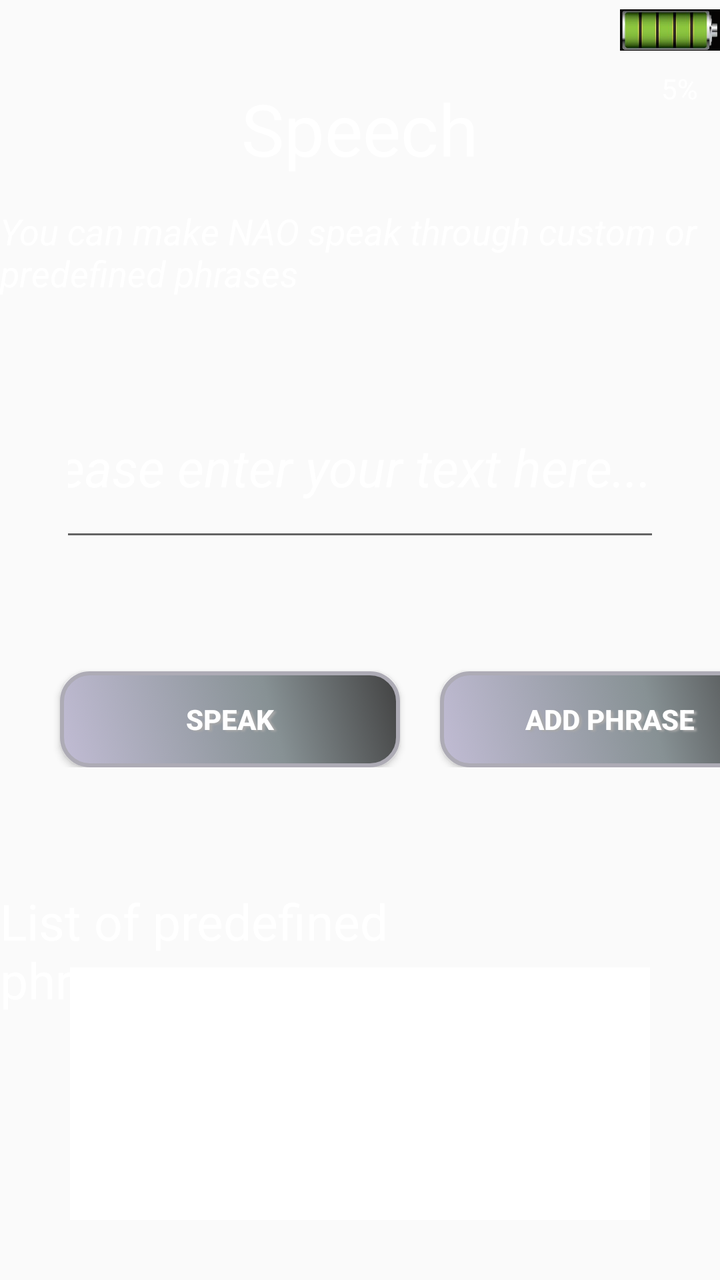
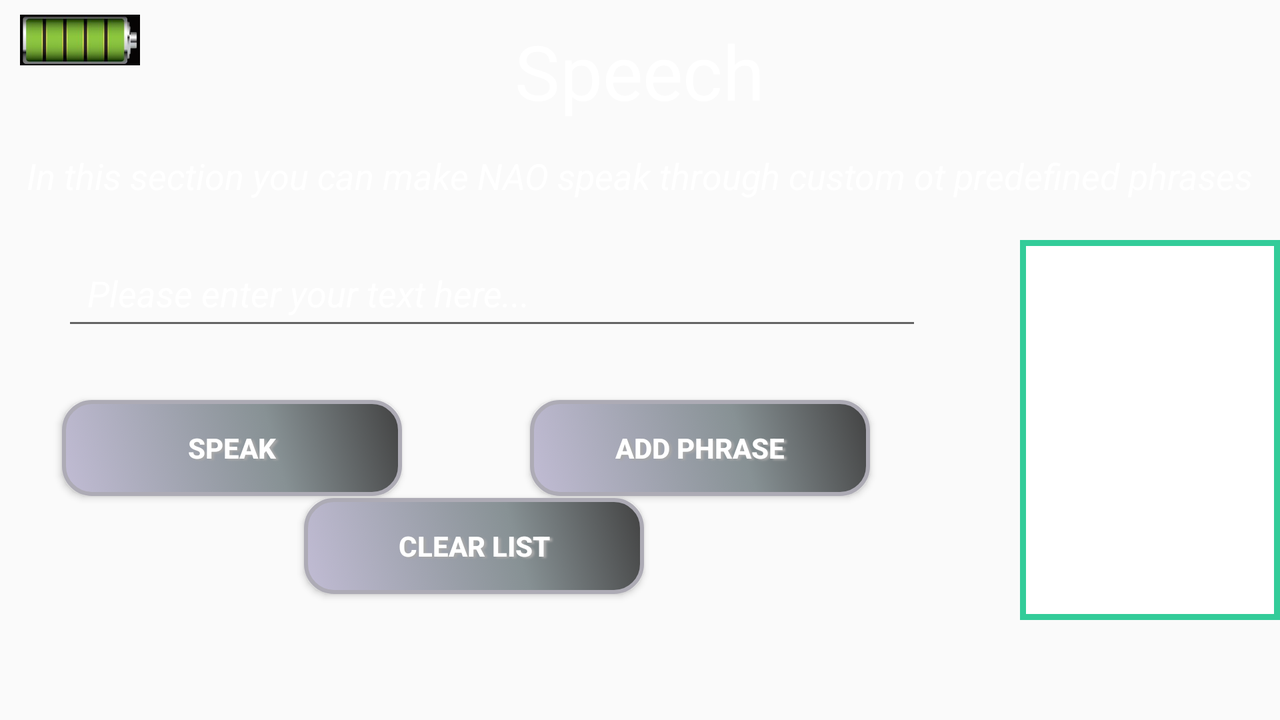

Two renders of one Android screen. The first uses the default layout on a phone; the second uses the alternative layout the repository ships for a different screen configuration, on a matching device. The two XML files are below.
<!-- AndroidManifest.xml: application theme AppTheme -->
<!-- res/layout/activity_speech.xml -->
<LinearLayout xmlns:android="http://schemas.android.com/apk/res/android"
    android:layout_width="fill_parent"
    android:layout_height="fill_parent"
    android:background="@drawable/photoshop"
    android:focusableInTouchMode="false"
    android:orientation="vertical" >

    <RelativeLayout
        android:layout_width="match_parent"
        android:layout_height="wrap_content"
        android:layout_marginBottom="10dp" >

        <ImageView
            android:id="@+id/ImgBattery"
            android:layout_width="50dp"
            android:layout_height="30dp"
            android:layout_alignParentRight="true"
            android:layout_alignParentTop="true"
            android:src="@drawable/battery_full" />

        <TextView
            android:id="@+id/txvBatteryLevel"
            android:layout_width="wrap_content"
            android:layout_height="wrap_content"
            android:layout_alignParentRight="true"
            android:layout_centerVertical="true"
            android:layout_marginRight="11dp"
            android:text="5%"
            android:textColor="@color/White" />

        <TextView
            android:id="@+id/txvHeader_Speech"
            android:layout_width="wrap_content"
            android:layout_height="wrap_content"
            android:layout_alignParentTop="true"
            android:layout_centerHorizontal="true"
            android:layout_marginTop="40dp"
            android:text="Speech"
            android:textAppearance="?android:attr/textAppearanceMedium"
            android:textColor="#ffffff"
            android:textSize="36sp" />

    </RelativeLayout>

    <LinearLayout
        android:layout_width="match_parent"
        android:layout_height="wrap_content"
        android:orientation="vertical" >

        <TextView
            android:id="@+id/txvSubHeader_Speech"
            android:layout_width="wrap_content"
            android:layout_height="wrap_content"
            android:layout_gravity="center_horizontal"
            android:layout_marginBottom="10dp"
            android:layout_marginTop="5dp"
            android:text="You can make NAO speak through custom or predefined phrases"
            android:textAppearance="?android:attr/textAppearanceMedium"
            android:textColor="#ffffff"
            android:textSize="18sp"
            android:textStyle="italic" />

    </LinearLayout>

    <LinearLayout
        android:layout_width="match_parent"
        android:layout_height="wrap_content"
        android:layout_margin="30dp"
        android:orientation="horizontal" >

        <EditText
            android:id="@+id/etxManualPhrase"
            android:layout_width="match_parent"
            android:layout_height="87dp"
            android:ems="10"
            android:inputType="textAutoCorrect"
            android:text="Please enter your text here..."
            android:textColor="#ffffff"
            android:textSize="26sp"
            android:textStyle="italic"
             >

            <requestFocus />
        </EditText>

    </LinearLayout>

    <LinearLayout
        android:layout_width="match_parent"
        android:layout_height="wrap_content"
        android:layout_marginBottom="20dp"
        android:orientation="horizontal" >

        <Button
            android:id="@+id/btSpeak_Speech"
            style="@style/CustomButtonText"
            android:layout_width="170dp"
            android:layout_height="wrap_content"
            android:layout_marginLeft="30dp"
            android:layout_marginRight="20dp"
            android:layout_marginTop="30dp"
            android:background="@drawable/buttons_custom_background_style"
            android:text="Speak" />

        <Button
            android:id="@+id/btAddPhrase"
            style="@style/CustomButtonText"
            android:layout_width="170dp"
            android:layout_height="wrap_content"
            android:layout_marginRight="20dp"
            android:layout_marginTop="30dp"
            android:background="@drawable/buttons_custom_background_style"
            android:text="Add Phrase" />

        <Button
            android:id="@+id/btClearList"
            style="@style/CustomButtonText"
            android:layout_width="170dp"
            android:layout_height="wrap_content"
            android:layout_marginTop="30dp"
            android:background="@drawable/buttons_custom_background_style"
            android:text="Clear List" />

    </LinearLayout>

    <RelativeLayout
        android:layout_width="match_parent"
        android:layout_height="wrap_content"
        android:layout_marginBottom="30dp"
        android:layout_marginTop="40dp" >

        <ListView
            android:id="@+id/lstPhrases_Speech"
            android:layout_width="600dp"
            android:layout_height="250dp"
            android:layout_marginLeft="35dp"
            android:layout_marginRight="35dp"
            android:layout_marginTop="40dp"
            android:background="@drawable/list_selected_item_effect" >
        </ListView>

        <TextView
            android:id="@+id/txvList_Speech"
            android:layout_width="wrap_content"
            android:layout_height="wrap_content"
            android:layout_alignParentTop="true"
            android:layout_alignRight="@+id/lstPhrases_Speech"
            android:layout_marginRight="95dp"
            android:text="List of predefined phrases"
            android:textColor="#FFFFFF"
            android:textSize="25sp" />

    </RelativeLayout>

    <LinearLayout
        android:layout_width="wrap_content"
        android:layout_height="75dp"
        android:layout_gravity="center_horizontal"
        android:orientation="horizontal" >

        <ImageButton
            android:id="@+id/imgbtHome_Speech"
            android:layout_width="86dp"
            android:layout_height="match_parent"
            android:layout_marginRight="10dp"
            android:background="@drawable/buttons_custom_background_style"
            android:src="@drawable/home" />

        <Button
            android:id="@+id/btMotion_Speech"
            android:layout_width="86dp"
            android:layout_height="match_parent"
            android:layout_marginRight="10dp"
            android:background="@drawable/buttons_custom_background_style"
            android:text="Motion" />

        <Button
            android:id="@+id/btSettings_Speech"
            android:layout_width="86dp"
            android:layout_height="match_parent"
            android:layout_marginRight="10dp"
            android:background="@drawable/buttons_custom_background_style"
            android:text="Settings" />

        <Button
            android:id="@+id/btBattery_Speech"
            android:layout_width="86dp"
            android:layout_height="match_parent"
            android:layout_marginRight="10dp"
            android:background="@drawable/buttons_custom_background_style"
            android:text="Battery" />

        <Button
            android:id="@+id/btSpeechRec_Speech"
            android:layout_width="86dp"
            android:layout_height="match_parent"
            android:layout_marginRight="10dp"
            android:background="@drawable/buttons_custom_background_style"
            android:text="Speech Rec" />

        <Button
            android:id="@+id/btDemos_Speech"
            android:layout_width="86dp"
            android:layout_height="match_parent"
            android:background="@drawable/buttons_custom_background_style"
            android:text="Demos" />
    </LinearLayout>

</LinearLayout>
<!-- resources referenced by this layout -->
<resources>
  <color name="White">#ffffff</color>
  <!-- drawable battery_full: png bitmap (drawable-xhdpi, 31063 bytes) -->
  <!-- drawable buttons_custom_background_style (drawable-xhdpi) -->
  <?xml version="1.0" encoding="utf-8"?>
  <selector xmlns:android="http://schemas.android.com/apk/res/android" android:shape = "rectangle">
     
     <item android:state_pressed="true" >
          <shape>
              <solid
              android:color="#C0C0C0" />
              <stroke
              android:width="1dp"
              android:color="#2f6699" />
              <corners
              android:radius="8dp" />
              <padding
              android:left="10dp"
              android:top="10dp"
              android:right="10dp"
              android:bottom="10dp" />
          </shape>
      </item>
     
      <item>
          <shape>
              <gradient
              android:angle="45"
              android:centerX="62%"
              android:centerColor="#879194"
              android:startColor="#C1BCD4"
              android:endColor="#424242"
              android:type="linear"
              />
              <stroke
              android:width="2dp"
              android:color="#ADABB5"
              />
              <corners
              android:radius="14dp" />
              <padding
              android:left="10dp"
              android:top="10dp"
              android:right="10dp"
              android:bottom="10dp" />
          </shape>
      </item>
  </selector>
  <!-- drawable home: png bitmap (drawable-xhdpi, 4430 bytes) -->
  <!-- drawable list_selected_item_effect (drawable-xhdpi) -->
  <selector xmlns:android="http://schemas.android.com/apk/res/android">
      <item
      android:state_selected="true"
      android:drawable="@color/Green"/>
      <item
      android:drawable="@color/White" />
  </selector>
  <style name="CustomButtonText">
          <item name="android:layout_width">wrap_content</item>
          <item name="android:layout_height">wrap_content</item>
          <item name="android:textColor">#FFFFFF</item>
          <item name="android:gravity">center</item>
          <item name="android:textStyle">bold</item>
          <item name="android:shadowColor">#A8A8A8</item>
          <item name="android:shadowDx">4</item>
          <item name="android:shadowDy">2</item>
          <item name="android:shadowRadius">2</item>
      </style>
  <style name="AppTheme" parent="AppBaseTheme">
          
      </style>
  <color name="Green">#33cc99</color>
  <style name="AppBaseTheme" parent="Theme.AppCompat.Light">
          
      </style>
</resources>
<!-- res/layout-land/activity_speech.xml (the repository's variant of the layout above) -->
<!-- drawn on the phone turned sideways -->
<LinearLayout xmlns:android="http://schemas.android.com/apk/res/android"
    android:layout_width="fill_parent"
    android:layout_height="fill_parent"
    android:background="@drawable/photoshop"
    android:orientation="vertical" >

    <RelativeLayout
        android:layout_width="match_parent"
        android:layout_height="wrap_content"
        android:layout_marginBottom="10dp" >

        <ImageView
            android:id="@+id/imgBattery"
            android:layout_width="60dp"
            android:layout_height="40dp"
            android:layout_alignParentLeft="true"
            android:layout_marginLeft="10dp"
            android:src="@drawable/battery_full" />

        <TextView
            android:id="@+id/txvBatteryLevel"
            android:layout_width="wrap_content"
            android:layout_height="wrap_content"
            android:layout_alignBottom="@+id/imgBattery"
            android:layout_marginBottom="10dp"
            android:layout_marginLeft="10dp"
            android:layout_toRightOf="@+id/imgBattery"
            android:textColor="@color/White" />

        <TextView
            android:id="@+id/txvHeader_Speech"
            android:layout_width="wrap_content"
            android:layout_height="wrap_content"
            android:layout_alignParentTop="true"
            android:layout_centerHorizontal="true"
            android:layout_marginTop="10dp"
            android:text="Speech"
            android:textAppearance="?android:attr/textAppearanceMedium"
            android:textColor="#ffffff"
            android:textSize="38sp" />

    </RelativeLayout>

    <LinearLayout
        android:layout_width="match_parent"
        android:layout_height="wrap_content"
        android:layout_marginBottom="20dp"
        android:orientation="vertical" >

        <TextView
            android:id="@+id/txvSubHeader_Speech"
            android:layout_width="wrap_content"
            android:layout_height="wrap_content"
            android:layout_gravity="center_horizontal"
            android:layout_marginTop="5dp"
            android:text="In this section you can make NAO speak through custom ot predefined phrases"
            android:textAppearance="?android:attr/textAppearanceMedium"
            android:textColor="#ffffff"
            android:textSize="18sp"
            android:textStyle="italic" />

    </LinearLayout>

    <RelativeLayout
        android:layout_width="match_parent"
        android:layout_height="wrap_content"
        android:layout_marginBottom="50dp" >

        <Button
            android:id="@+id/btAddPhrase"
            style="@style/CustomButtonText"
            android:layout_width="170dp"
            android:layout_height="wrap_content"
            android:layout_alignBaseline="@+id/btSpeak_Speech"
            android:layout_alignBottom="@+id/btSpeak_Speech"
            android:layout_alignRight="@+id/etxManualPhrase"
            android:layout_marginRight="26dp"
            android:background="@drawable/buttons_custom_background_style"
            android:text="Add Phrase" />

        <Button
            android:id="@+id/btSpeak_Speech"
            style="@style/CustomButtonText"
            android:layout_width="170dp"
            android:layout_height="wrap_content"
            android:layout_alignLeft="@+id/etxManualPhrase"
            android:layout_below="@+id/etxManualPhrase"
            android:layout_marginTop="20dp"
            android:background="@drawable/buttons_custom_background_style"
            android:text="Speak" />

        <EditText
            android:id="@+id/etxManualPhrase"
            android:layout_width="430dp"
            android:layout_height="50dp"
            android:layout_alignParentLeft="true"
            android:layout_alignParentTop="true"
            android:layout_marginBottom="10dp"
            android:layout_marginLeft="31dp"
            android:ems="10"
            android:text="  Please enter your text here..."
            android:textColor="#ffffff"
            android:textStyle="italic" >

            <requestFocus />
        </EditText>

        <ListView
            android:id="@+id/lstPhrases_Speech"
            android:layout_width="400dp"
            android:layout_height="238dp"
            android:layout_alignParentTop="true"
            android:layout_marginLeft="49dp"
            android:layout_toRightOf="@+id/btAddPhrase"
            android:background="@drawable/list_border" >
        </ListView>

        <Button
            android:id="@+id/btClearList"
            style="@style/CustomButtonText"
            android:layout_width="170dp"
            android:layout_height="wrap_content"
            android:layout_alignBottom="@+id/lstPhrases_Speech"
            android:layout_alignRight="@+id/btAddPhrase"
            android:layout_marginBottom="13dp"
            android:layout_marginRight="113dp"
            android:background="@drawable/buttons_custom_background_style"
            android:text="Clear List" />

    </RelativeLayout>

    <LinearLayout
        android:layout_width="wrap_content"
        android:layout_height="wrap_content"
        android:layout_gravity="center_horizontal"
        android:orientation="horizontal"
        android:weightSum="6" >

        <ImageButton
            android:id="@+id/imgbtHome_Speech"
            android:layout_width="130dp"
            android:layout_height="60dp"
            android:layout_marginRight="20dp"
            android:background="@drawable/buttons_custom_background_style"
            android:src="@drawable/home" />

        <Button
            android:id="@+id/btMotion_Speech"
            android:layout_width="130dp"
            android:layout_height="60dp"
            android:layout_marginRight="20dp"
            android:background="@drawable/buttons_custom_background_style"
            android:text="Motion" />

        <Button
            android:id="@+id/btBattery_Speech"
            android:layout_width="130dp"
            android:layout_height="60dp"
            android:layout_marginRight="20dp"
            android:layout_weight="1"
            android:background="@drawable/buttons_custom_background_style"
            android:text="Battery" />

        <Button
            android:id="@+id/btSettings_Speech"
            android:layout_width="130dp"
            android:layout_height="60dp"
            android:layout_marginRight="20dp"
            android:background="@drawable/buttons_custom_background_style"
            android:text="Settings" />

        <Button
            android:id="@+id/btSpeechRec_Speech"
            android:layout_width="130dp"
            android:layout_height="60dp"
            android:layout_marginRight="20dp"
            android:background="@drawable/buttons_custom_background_style"
            android:text="Speech Rec" />

        <Button
            android:id="@+id/btDemos_Speech"
            android:layout_width="130dp"
            android:layout_height="60dp"
            android:layout_marginRight="20dp"
            android:background="@drawable/buttons_custom_background_style"
            android:text="Demos" />
    </LinearLayout>

</LinearLayout>
<!-- resources referenced by the variant -->
<!-- as the phone turned sideways resolves them -->
<resources>
  <color name="White">#ffffff</color>
  <!-- drawable battery_full: png bitmap (drawable-xhdpi, 31063 bytes) -->
  <!-- drawable buttons_custom_background_style (drawable-xhdpi) -->
  <?xml version="1.0" encoding="utf-8"?>
  <selector xmlns:android="http://schemas.android.com/apk/res/android" android:shape = "rectangle">
     
     <item android:state_pressed="true" >
          <shape>
              <solid
              android:color="#C0C0C0" />
              <stroke
              android:width="1dp"
              android:color="#2f6699" />
              <corners
              android:radius="8dp" />
              <padding
              android:left="10dp"
              android:top="10dp"
              android:right="10dp"
              android:bottom="10dp" />
          </shape>
      </item>
     
      <item>
          <shape>
              <gradient
              android:angle="45"
              android:centerX="62%"
              android:centerColor="#879194"
              android:startColor="#C1BCD4"
              android:endColor="#424242"
              android:type="linear"
              />
              <stroke
              android:width="2dp"
              android:color="#ADABB5"
              />
              <corners
              android:radius="14dp" />
              <padding
              android:left="10dp"
              android:top="10dp"
              android:right="10dp"
              android:bottom="10dp" />
          </shape>
      </item>
  </selector>
  <!-- drawable home: png bitmap (drawable-xhdpi, 4430 bytes) -->
  <!-- drawable list_border (drawable-xhdpi) -->
  <?xml version="1.0" encoding="utf-8"?>
  <shape xmlns:android="http://schemas.android.com/apk/res/android" android:shape="rectangle" >
      
      
      
      <solid android:color="#FFF" />
      <stroke android:width="3dip" android:color="#33CC99" />
  </shape>
  <style name="CustomButtonText">
          <item name="android:layout_width">wrap_content</item>
          <item name="android:layout_height">wrap_content</item>
          <item name="android:textColor">#FFFFFF</item>
          <item name="android:gravity">center</item>
          <item name="android:textStyle">bold</item>
          <item name="android:shadowColor">#A8A8A8</item>
          <item name="android:shadowDx">4</item>
          <item name="android:shadowDy">2</item>
          <item name="android:shadowRadius">2</item>
      </style>
  <style name="AppTheme" parent="AppBaseTheme">
          
      </style>
  <style name="AppBaseTheme" parent="Theme.AppCompat.Light">
          
      </style>
</resources>
